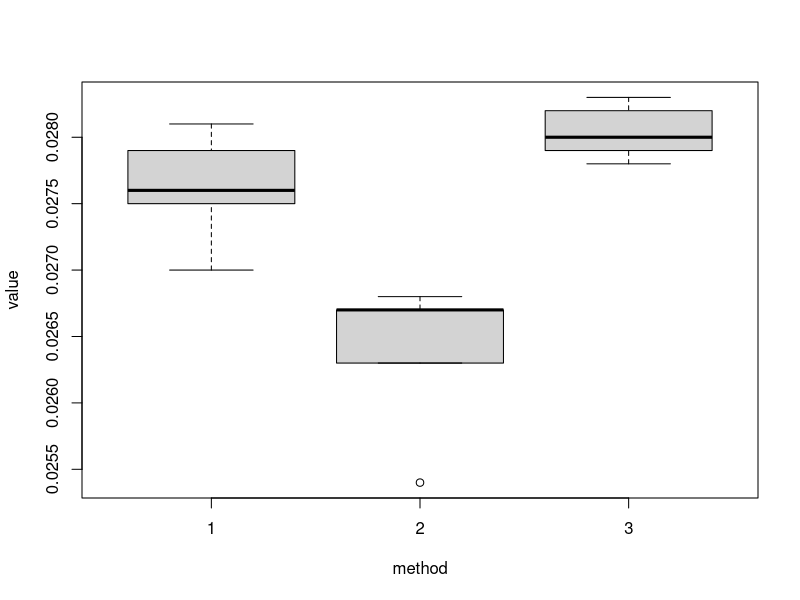

This chart was generated by the following R code:
##########################################################
## Analysis of Variance
##########################################################

# Manual ANOVA 

## Input data manually
yA = c(14.29,19.10,19.09,16.25,15.09,16.61,19.63)
yB = c(20.06,20.64,18.00,19.56,19.47,19.07,18.38)
yC = c(20.04,26.23,22.74,24.04,23.37,25.02,23.27)
y = c(yA,yB,yC)
C = matrix(c(0,1,-1,0,0,1,0,-1),nrow=2,byrow=T)
  
## set parameters
k = 3
n = length(yA)
df1 = k-1
df2 = k*(n-1)

## Generate the matrix X
x0 = rep(1,k*n)
xA = c(rep(1,n),rep(0,n),rep(0,n))
xB = c(rep(0,n),rep(1,n),rep(0,n))
xC = c(rep(0,n),rep(0,n),rep(1,n))
X = cbind(x0,xA,xB,xC)

## set up for relevant matrix
XtX = t(X)%*%X
Xty = t(X)%*%y

## create generalized inverse for X'X
XtXi = matrix(rep(0,(k+1)*(k+1)),nrow=k+1)
for(i in 1:k){
  XtXi[i+1,i+1] = 1/n
}

## estimation
beta = XtXi%*%Xty
SSE = t(y)%*%y - t(beta)%*%Xty
s2 = SSE/df2

## hypothesis testing for beta
Fnum = t(C%*%beta)%*%solve(C%*%XtXi%*%t(C))%*%(C%*%beta)
Fdenom = SSE
F.all = (Fnum/df1) / (Fdenom/df2)
pval = 1 - pf(F.all,df1, df2)

## hypothesis testing for beta1
c = t(c(0,1,-1,0))
k = 1
df1 = k
Fnum = t(c%*%beta)%*%solve(c%*%XtXi%*%t(c))%*%(c%*%beta)
Fdenom = SSE
F.1 = (Fnum/df1) / (Fdenom/df2)
pval = 1 - pf(F.1,df1, df2)

#############################

## loading the dataset
calcium = read.csv("calcium.csv")

## exploratory analysis
library(psych)
boxplot(value~method, data=calcium) #data grouped by 'method'
describeBy(calcium$value, calcium$method, mat=T) # summary statistics

## preprocessing
class(calcium$method)
calcium$method = factor(calcium$method) # convert 'method' to factor  

## one-way ANOVA
calcium.aov = aov(value~method, data=calcium)
summary(calcium.aov)

## testing contrasts (method 1 as base)
summary.lm(calcium.aov)

## testing contrasts (method 2 as base)
calcium$method = relevel(calcium$method, ref=2) #rearrange factors
calcium.aov2 = aov(value~method, data=calcium)
summary(calcium.aov2)
summary.lm(calcium.aov2) # testing contrasts

## Comparison Method: Bonferroni approach
pairwise.t.test(calcium$value, calcium$method, p.adj='b')
## Comparison Method: Tukey Method
TukeyHSD(calcium.aov)